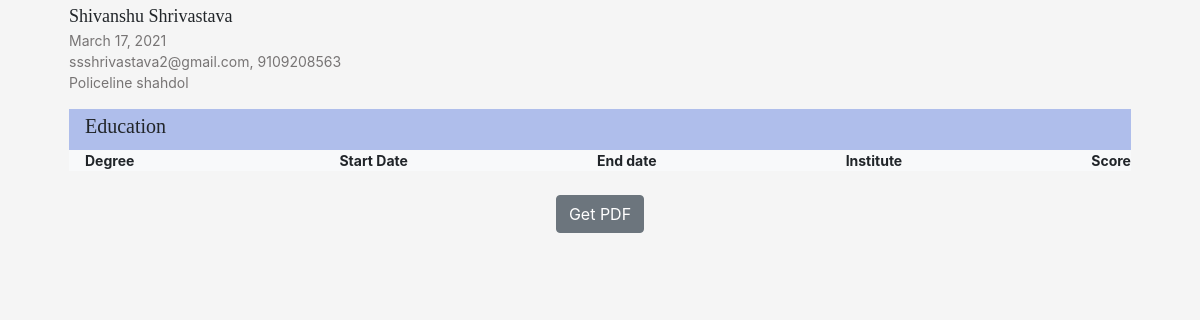
Screenshot of /site with the database file from the repository.
### resume_maker/models.py (models this page shows, shortened)
class Person(models.Model):
    id = models.AutoField(primary_key = True)
    first_name = models.CharField(max_length=25)
    middle_name = models.CharField(max_length=25,null =True, blank = True)
    last_name = models.CharField(max_length=25)
    email = models.EmailField()
    mobile_no = models.CharField(max_length=10)
    age = models.IntegerField()
    dob = models.DateField()
    address = models.TextField()
    github = models.URLField(blank=True, null=True)
    linkedin = models.URLField(blank=True, null= True)
    website = models.URLField(blank=True,null = True)
    def full_name_without_middle(self):
        return " ".join([self.first_name,  self.last_name])

### resume_maker/views.py (the view)
# urls.py: path('site', views.render_page, name='res'),
def render_page(request):
    person = Person.objects.last()
    education = Education.objects.filter(person = person)
    exp = Experience.objects.filter(person=person)
    skill = SkillSet.objects.filter(person=person)
    prjct = Projects.objects.filter(person=person)
    ach = Achievements.objects.filter(person=person)
    context = {
        "person": person,
        "education": education,
        "exp": exp,
        "skill": skill,
        "prjct": prjct,
        "lang": Languages,
        "ach": ach,
        "hobb": Hobbies,
    }
    print(ach,'acheivents')
    return render(request,"site.html",context)

### templates/site.html (shortened to what this page needs)
{% load static %}
<!doctype html>
<html lang="en">
<head>
    <link rel="stylesheet" href="https://stackpath.bootstrapcdn.com/bootstrap/4.1.3/css/bootstrap.min.css"
>
    <link rel="stylesheet" href="{% static "resume_maker/style.css" %}">
</head>
<body style="min-width: 420px">
<div class=" whitesm align-center ">
    <div id="invoice" class="container ">
        <header>
            <blockquote class=" blockquote mx-4
    "><span class="namehead variabletext">
            {% if person.middle_name == None %}
            {{ person.full_name_without_middle }}
            {% endif %}</span>
                <footer class="footerr">
                    {{ person.dob }}
                </footer>
                <footer class="footerr">
                    {{ person.email }}, {{ person.mobile_no }}
                </footer>
                <footer class="footerr">
                    {{ person.address }}
                </footer>
            </blockquote>
        </header>
        <article>
            <div style="min-width: 381px" class="mt-3 mx-4 d-flex flex-wrap align-items-center edu resinputt">
                <h4 class="mx-3 family fontsize">Education</h4>
            </div>
            <section class="mx-4 mb-4 bg-light mx-4" style="min-width: 381px">
                <div class="d-flex flex-wrap justify-content-between">
                    <div class="d-flex flex-column flex-wrap mx-3">
                        <div class="fontforsub"><b>Degree</b></div>
                    </div>
                    <div class="d-flex flex-column flex-wrap">
                        <div class="fontforsub"><b>Start Date</b></div>
                    </div>
                    <div class="d-flex flex-column flex-wrap">
                        <div class="fontforsub"><b>End date</b></div>
                    </div>
                    <div class="d-flex flex-column flex-wrap">
                        <div class="fontforsub"><b>Institute</b></div>
                    </div>
                    <div class="d-flex flex-column flex-wrap">
                        <div class="fontforsub"><b>Score</b></div>
                    </div>
                </div>
            </section>
        </article>
    </div>
    <div class="container text-center">
        <button id="download" class="btn btn-secondary">Get PDF</button>
    </div>
</div>
</body>
</html>

### resume_maker/static/resume_maker/style.css (style rules this page uses)
* { margin: 0; padding: 0; }
body { min-width: 100vw; background-color:whitesmoke; }
.family { font-family:-webkit-pictograph; }
.fontforsub { font-size: 14px; }
.namehead { font-family: 'Lucida Sans', 'Lucida Sans Regular', 'Lucida Grande', 'Lucida Sans Unicode', Geneva, Verdana, sans-serif; font-size: 18px; }
.footerr { color: rgba(65, 61, 61,0.7); font-size: 14px; }
.edu { background-color: rgba(71, 109, 219,0.4); }
.resinputt { min-width:fit-content; }
.whitesm { background-color: whitesmoke; }
.variabletext { font-family: "Cambria Math"; text-transform: capitalize; }
.fontsize { font-size: 20px; }

### rows the page displays
Person: full_name_without_middle "Shivanshu Shrivastava", dob "March 17, 2021", email "ssshrivastava2@gmail.com", mobile_no "9109208563", address "Policeline shahdol"
